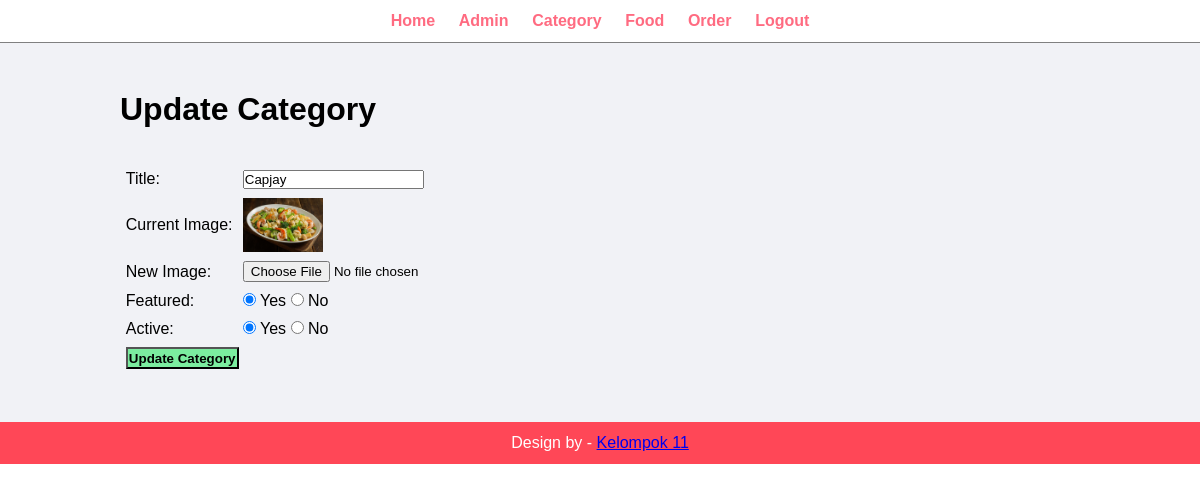
Screenshot of /admin/update-category.php?id=6&image_name=food_category_273.jpg (signed in) with the database file from the repository.
### tables this page shows
CREATE TABLE `tbl_category` (
  `id` int(10) UNSIGNED NOT NULL,
  `title` varchar(100) NOT NULL,
  `image_name` varchar(255) NOT NULL,
  `featured` varchar(10) NOT NULL,
  `active` varchar(10) NOT NULL
);

### admin/update-category.php (the view, shortened to what this page needs)
<?php include('partials/menu.php'); ?>
    <div class="main-content">
        <div class="wrapper">
            <h1>Update Category</h1>
            <br><br>
            <?php
                if(isset($_GET['id'])){
                    $id = $_GET['id'];
                    $sql = "SELECT * FROM tbl_category WHERE id=$id";
                    $res = mysqli_query($conn,$sql);
                    if($res==true){
                        $count = mysqli_num_rows($res);
                        if($count==1){
                            $row = mysqli_fetch_assoc($res);
                            $title = $row['title'];
                            $current_image = $row['image_name'];
                            $featured = $row['featured'];
                            $active = $row['active'];
                        }
                        else{
                            $_SESSION['no-category-found'] = "<div class='error'> Category not found. </div>";
                            header('location:'.SITEURL.'admin/manage-category.php');
                        }
                    }
                }
                else{
                    header('location:'.SITEURL.'admin/manage-category.php');
                }
            ?>
            <form action="" method="POST" enctype="multipart/form-data">
                <table class="tbl-30">
                    <tr>
                        <td>Title: </td>
                        <td><input type="text" name="title" value="<?php echo $title ?>"></td>
                    </tr>
                    <tr>
                        <td>Current Image: </td>
                        <td>
                            <?php
                                if($current_image != ""){
                                    ?>
                                        <img src="<?php echo SITEURL; ?>images/category/<?php echo $current_image; ?>" width="80px">
                                    <?php
                                }
                                else{
                                    echo "<div class='error'>Image not Added. </div>";
                                }
                            ?>
                        </td>
                    </tr>
                    <tr>
                        <td>New Image: </td>
                        <td><input type="file" name="image"></td>
                    </tr>
                    <tr>
                        <td>Featured: </td>
                        <td>
                            <input <?php if($featured=="Yes"){echo "checked";} ?> type="radio" name="featured" value="Yes"> Yes
                            <input <?php if($featured=="No"){echo "checked";} ?> type="radio" name="featured" value="No"> No
                        </td>
                    </tr>
                    <tr>
                        <td>Active: </td>
                        <td>
                            <input <?php if($active=="Yes"){echo "checked";} ?> type="radio" name="active" value="Yes"> Yes
                            <input <?php if($active=="No"){echo "checked";} ?> type="radio" name="active" value="No"> No
                        </td>
                    </tr>
                    <tr colspan = 2>
                        <td><input type="submit" name="submit" value="Update Category" class="btn-secondary"></td>
                    </tr>
                </table>
            </form>
        </div>
    </div>
<?php include('partials/footer.php'); ?>

### css/admin1.css (style rules this page uses)
* { margin: 0 0; padding: 0 0; font-family: Arial, Helvetica, sans-serif; }
.wrapper { padding: 1%; width: 80%; margin: 0 auto; }
table tr td { padding: 1%; }
.btn-secondary { background-color: #7bed9f; padding: 1%; color: black; text-decoration: none; font-weight: bold; }
.tbl-30 { width: 40%; }
.main-content { background-color: #f1f2f6; padding: 3% 0; }

### rows the page displays
tbl_category: title "Capjay", image_name (picture), featured "☑", active "☑"
